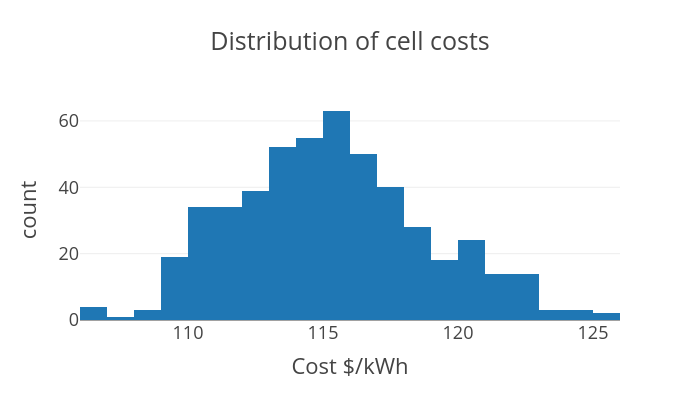

Here is the notebook cell this chart was saved with:
### Code cell
# look at the distribution of the cost of the cells

plot_data = pd.DataFrame({
    'cell_name': [c.name for c in cells],
    'cell_cost': [c.normalized_cost for c in cells]
})

px.histogram(plot_data, x='cell_cost', title='Distribution of cell costs', nbins=20, template='presentation', 
             labels={'cell_cost': 'Cost $/kWh'}, width=700, height=400).show()

### Figure 1 — Plotly figure (JSON) as saved in the notebook; plotly's stock layout.template omitted (floating-point values rounded to 4 significant figures; data arrays with more than 128 entries replaced by an {"elided": "..."} marker saying what was removed)
{"data": [{"bingroup": "x", "hovertemplate": "Cost $/kWh=%{x}<br>count=%{y}<extra></extra>", "legendgroup": "", "marker": {"color": "#1F77B4", "pattern": {"shape": ""}}, "name": "", "nbinsx": 20, "orientation": "v", "showlegend": false, "type": "histogram", "x": {"elided": "500 float values"}, "xaxis": "x", "yaxis": "y"}], "layout": {"barmode": "relative", "height": 400, "legend": {"tracegroupgap": 0}, "title": {"text": "Distribution of cell costs"}, "width": 700, "xaxis": {"anchor": "y", "domain": [0, 1], "title": {"text": "Cost $/kWh"}}, "yaxis": {"anchor": "x", "domain": [0, 1], "title": {"text": "count"}}}}
